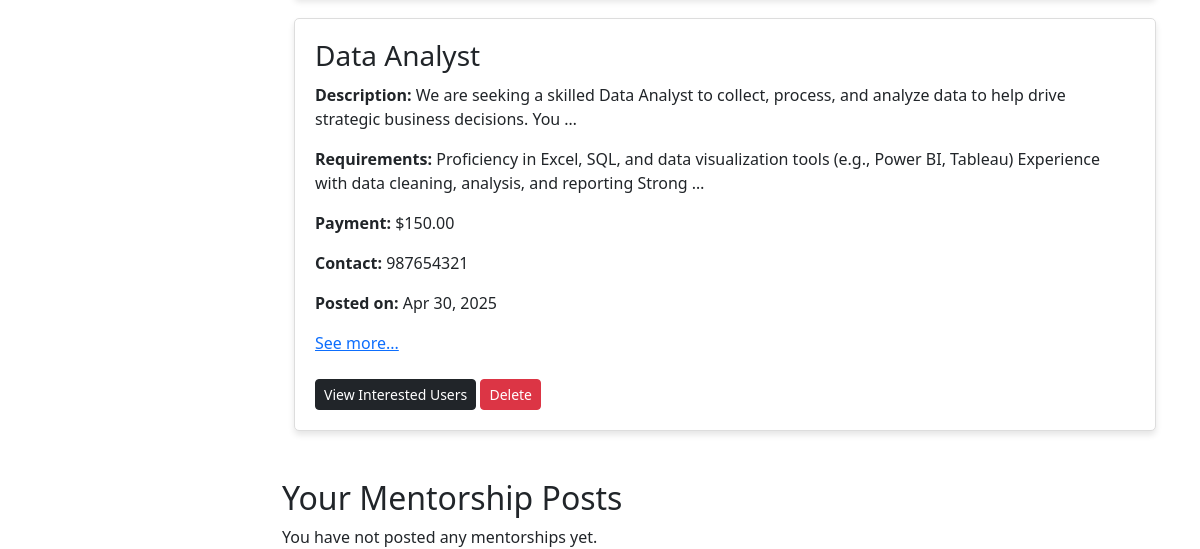
The app's page /dashboard/ (signed in, lower part), older data.
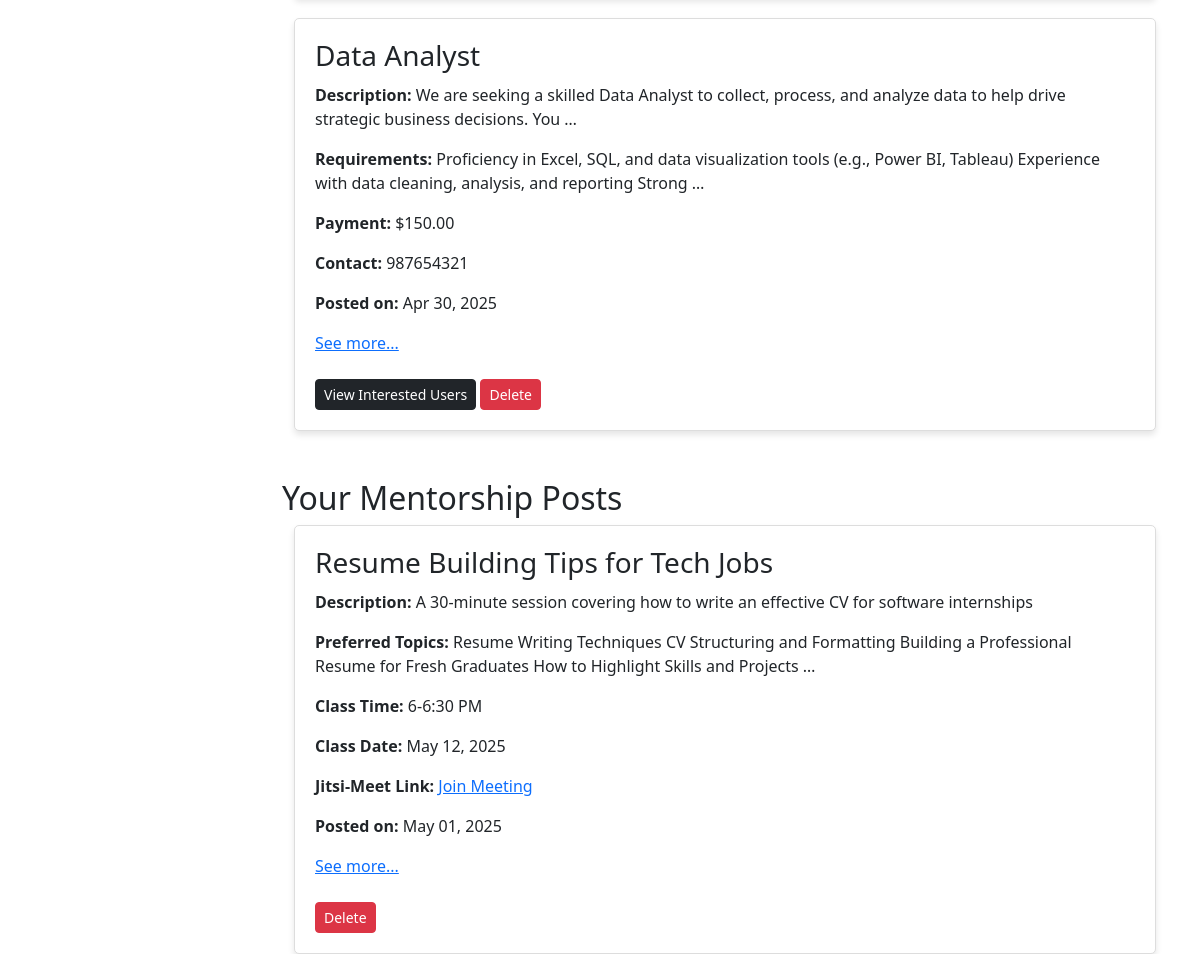
The same page, newer data.
### base/models.py (models this page shows, shortened)
class Job(models.Model):
    title = models.CharField(max_length=200)
    description = models.TextField()
    requirements = models.TextField()
    payment = models.DecimalField(max_digits=10, decimal_places=2)
    post_approved = models.BooleanField(default=False)
    contact_information = models.CharField(max_length=255)
    poster = models.ForeignKey(User, on_delete=models.CASCADE, related_name='posted_jobs', default=1)
    created_at = models.DateTimeField(auto_now_add=True)
    updated_at = models.DateTimeField(auto_now=True)
    interested_users = models.ManyToManyField(User, related_name='interested_jobs', blank=True)

class MentorshipPost(models.Model):
    title = models.CharField(max_length=255)
    description = models.TextField()
    preferred_topics = models.TextField()
    class_time = models.CharField(max_length=255)
    class_date = models.DateField()
    jitsi_meet_link = models.URLField()
    mentor = models.ForeignKey(User, on_delete=models.CASCADE)
    created_at = models.DateTimeField(auto_now_add=True)
    is_approved = models.BooleanField(default=False)

### base/views.py (the view)
# urls.py: path('dashboard/', views.dashboard, name='dashboard'),
@login_required
def dashboard(request):
    announcements = Announcement.objects.all().order_by('-created_at')[:5]
    user_jobs = Job.objects.filter(poster=request.user).order_by('-created_at')  # Fetch jobs posted by the user
    user_mentorships = MentorshipPost.objects.filter(mentor=request.user).order_by('-created_at')  # Fetch mentorship posts
    return render(request, 'dashboard.html', {
        'announcements': announcements,
        'user_jobs': user_jobs,
        'user_mentorships': user_mentorships,
    })

### Templates/dashboard.html (shortened to what this page needs)
<!DOCTYPE html>
<html lang="en">
<head>
    <link href="https://cdn.jsdelivr.net/npm/bootstrap@5.3.0/dist/css/bootstrap.min.css" rel="stylesheet">
</head>
<body>
    {% include 'sidebar.html' %}
    {% include 'navbar_1.html' %}
    <div class="content">
        <div class="container mt-5">
        {% if user_jobs %}
        <div class="container">
            {% for job in user_jobs %}
            <div class="job-card">
                <h3>{{ job.title }}</h3>
                <p><strong>Description:</strong> {{ job.description|truncatewords:20 }}</p>
                <p><strong>Requirements:</strong> {{ job.requirements|truncatewords:20 }}</p>
                <p><strong>Payment:</strong> ${{ job.payment }}</p>
                <p><strong>Contact:</strong> {{ job.contact_information }}</p>
                <p><strong>Posted on:</strong> {{ job.created_at|date:"M d, Y" }}</p>
                <a href="{% url 'job_detail' job.id %}">See more...</a>
                <br><br>
                <a href="{% url 'interested_users' job.id %}" class="btn btn-dark btn-sm">View Interested Users</a>
                <a href="{% url 'delete_job' job.id %}" class="btn btn-danger btn-sm">Delete</a>
            </div>
            {% endfor %}
        </div>
        {% else %}
        <p>You have not posted any jobs yet.</p>
        {% endif %}
        <h2 class="mt-5">Your Mentorship Posts</h2>
        {% if user_mentorships %}
        <div class="container">
            {% for mentorship in user_mentorships %}
            <div class="job-card">
                <h3>{{ mentorship.title }}</h3>
                <p><strong>Description:</strong> {{ mentorship.description|truncatewords:20 }}</p>
                <p><strong>Preferred Topics:</strong> {{ mentorship.preferred_topics|truncatewords:20 }}</p>
                <p><strong>Class Time:</strong> {{ mentorship.class_time }}</p>
                <p><strong>Class Date:</strong> {{ mentorship.class_date|date:"M d, Y" }}</p>
                <p><strong>Jitsi-Meet Link:</strong> <a href="{{ mentorship.jitsi_meet_link }}" target="_blank">Join Meeting</a></p>
                <p><strong>Posted on:</strong> {{ mentorship.created_at|date:"M d, Y" }}</p>
                <a href="{% url 'mentorship_detail' mentorship.id %}">See more...</a>
                <br><br>
                <a href="{% url 'delete_mentorship' mentorship.id %}" class="btn btn-danger btn-sm">Delete</a>
            </div>
            {% endfor %}
        </div>
        {% else %}
        <p>You have not posted any mentorships yet.</p>
        {% endif %}
        </div>
    </div>
</body>
</html>

Row changes from the older to the newer data that the page shows:
added MentorshipPost: title "Resume Building Tips for Tech Jobs", description "A 30-minute session covering how to write an effective CV for software internships", preferred_topics "Resume Writing Techniques CV Structuring and Formatting Building a Professional Resume for Fresh Graduates How to Highlight Skills and Projects …", class_time "6-6:30 PM", class_date "May 12, 2025", created_at "May 01, 2025"
Text that changed along with them:
text no longer shown: "You have not posted any mentorships yet."
